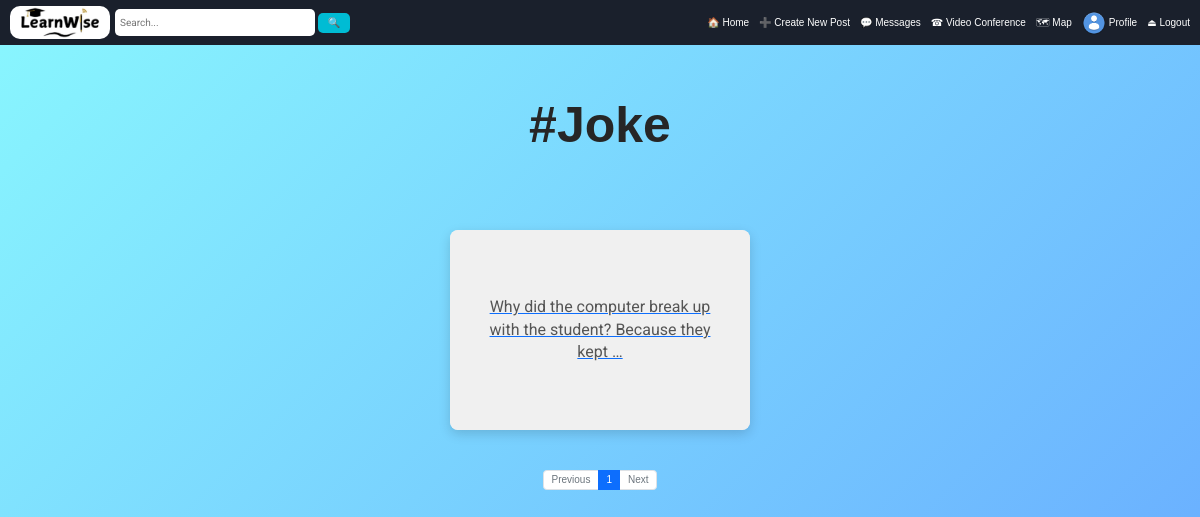
/tag/c3362f23-e093-11ef-9e31-c01850d25664 (signed in), run on the app's committed database.
### authy/models.py (models this page shows, shortened)
class Profile(models.Model):
    user = models.OneToOneField(User, related_name='profile', on_delete=models.CASCADE)
    image = models.ImageField(upload_to="profile_pciture", null=True, default="default.png")
    first_name = models.CharField(max_length=200, null=True, blank=True)
    last_name = models.CharField(max_length=200, null=True, blank=True)
    bio = models.TextField(max_length=800, null=True, blank=True)
    location = models.TextField(max_length=300, null=True, blank=True)
    url = models.URLField(max_length=200, null=True, blank=True)
    favourite = models.ManyToManyField(Post, blank=True)
    ROLE_CHOICES = [
        ('Mentor', 'Mentor'),
        ('Learner', 'Learner'),
    ]
    role = models.CharField(max_length=10, choices=ROLE_CHOICES, null=False, blank=False, default='Learner')
    skills = models.TextField(help_text="List of skills you can share (separated by commas)", null=True, blank=True,max_length=500)
    interests = models.TextField(help_text="Skills or areas you'd like to learn (separated by commas)", null=True, blank=True,max_length=500)
    ratings = models.ManyToManyField('Rating', blank=True, related_name='rated_profile')

### post/models.py (models this page shows, shortened)
class Tag(models.Model):
    title = models.CharField(max_length=75, verbose_name='Tag')
    slug = models.SlugField(null=False, unique=True, default=uuid.uuid1)
    class Meta:
        verbose_name = 'Tag'
        verbose_name_plural = 'Tags'

class Post(models.Model):
    id = models.UUIDField(primary_key=True, default=uuid.uuid4, editable=False)
    caption = models.CharField(max_length=30000, verbose_name="Caption")
    posted = models.DateField(auto_now_add=True)
    tags = models.ManyToManyField(Tag, related_name="tags")
    user = models.ForeignKey(User, on_delete=models.CASCADE)
    likes = models.IntegerField(default=0)
    likers = models.ManyToManyField(User, blank=True, related_name='liked_posts')
    savers = models.ManyToManyField(User, blank=True, related_name='saved_posts')
    def get_absolute_url(self):
        return reverse("post-details", args=[str(self.id)])

### post/views.py (the view, shortened to what this page needs)
@login_required
def Tags(request, tag_slug):
    tag = get_object_or_404(Tag, slug=tag_slug)
    posts = Post.objects.filter(tags=tag).order_by('-posted')
    posts_with_media_info = []
    for post in posts:
        first_picture = post.pictures.first()
        media_info = None
        posts_with_media_info.append({
            'post': post,
            'media_info': media_info,
        })
    paginator = Paginator(posts_with_media_info, 6)
    page_number = request.GET.get('page')
    tags_paginator = paginator.get_page(page_number)
    context = {
        'posts_with_media_info': tags_paginator,
        'tag': tag,
    }
    return render(request, 'tag.html', context)

### templates/tag.html (shortened to what this page needs)
{% extends 'base.html' %}
{% load static %}
{% load crispy_forms_tags %}
{% block content %}
<!DOCTYPE html>
<html lang="en">
<head>
    <link rel="stylesheet" href="{% static 'assets3/css/reset.css' %}">
    <link rel="stylesheet" href="{% static 'assets3/css/styles.css' %}">
    <link rel="stylesheet" href="https://use.fontawesome.com/releases/v5.2.0/css/all.css">
</head>
<body>
    <header>
        <div>
            <h1 style="font-size: 50px; margin-top: 100px; text-align:center; font-weight: bold; margin-bottom: 50px;">
                #{{tag.title|title}}</h1>
        </div>
    </header>
    <main>
        <div class="container">
        <div class="gallery">
            {% for item in posts_with_media_info %}
            <a href="{{ item.post.get_absolute_url }}">
                <div class="gallery-item" tabindex="0">
                    {% if item.media_info %}
                    {% if item.media_info.is_video %}
                    <video controls class="gallery-video" loading="lazy">
                        <source src="{{ item.media_info.url }}" type="video/mp4">
                        Your browser does not support the video tag.
                    </video>
                    {% else %}
                    <img src="{{ item.media_info.url }}" class="gallery-image" alt="Post Image" loading="lazy">
                    {% endif %}
                    {% else %}
                    <div class="caption-placeholder">
                        <p>{{ item.post.caption|truncatewords:12 }}</p>
                    </div>
                    {% endif %}
                </div>
            </a>
            {% empty %}
            <p class="no-posts">No posts to display</p>
            {% endfor %}
        </div>
    </div>
    </main>
    <nav aria-label="Page navigation" class="pagination-container" >
        <ul class="pagination" style="justify-content: center; align-items: center; margin-top: 1rem;">
            {% if posts_with_media_info.has_previous %}
            <li class="page-item">
                <a class="page-link" href="?page={{ posts_with_media_info.previous_page_number }}">Previous</a>
            </li>
            {% else %}
            <li class="page-item disabled">
                <span class="page-link">Previous</span>
            </li>
            {% endif %}
            {% for page_num in posts_with_media_info.paginator.page_range %}
            {% if page_num == posts_with_media_info.number %}
            <li class="page-item active">
                <span class="page-link">{{ page_num }}</span>
            </li>
            {% else %}
            <li class="page-item">
                <a class="page-link" href="?page={{ page_num }}">{{ page_num }}</a>
            </li>
            {% endif %}
            {% endfor %}
            {% if posts_with_media_info.has_next %}
            <li class="page-item">
                <a class="page-link" href="?page={{ posts_with_media_info.next_page_number }}">Next</a>
            </li>
            {% else %}
            <li class="page-item disabled">
                <span class="page-link">Next</span>
            </li>
            {% endif %}
        </ul>
    </nav>
    {% endblock content %}

### templates/base.html (shortened to what this page needs)
{% load static %}
<!DOCTYPE html>
<html lang="en">
<head>
  <link rel="stylesheet" href="https://cdn.jsdelivr.net/npm/bootstrap-icons@1.8.1/font/bootstrap-icons.css">
  <link href="https://cdn.jsdelivr.net/npm/bootstrap@5.1.3/dist/css/bootstrap.min.css" rel="stylesheet">
  <link href="https://cdn.jsdelivr.net/npm/bootstrap@5.3.2/dist/css/bootstrap.min.css" rel="stylesheet">
  <link rel="stylesheet" href="https://use.fontawesome.com/releases/v5.2.0/css/all.css">
<link rel="stylesheet" type="text/css" href="{% static 'assets1/style.css' %}">
</head>
<body>
  <nav class="navbar">
    <div class="logo">
      <a href="{% url 'index' %}">
      <img src="{% static 'assets2/images/logo.jpg' %}" alt="logo" style="width: auto; height: 33px; border-radius: 1rem; margin-top:0.1rem ; margin-bottom: 0.1rem;">
      </a>
  </div>
    <div class="navbar-center">
      <form action="{% url 'search-users' %}" method="GET" >
        <input type="text" placeholder="Search..." name="q" value="{{ request.GET.q }}" class="navbar-search">
        <button class="search-button" title="Search" id="search" type="submit">&#x1F50D;</button>
      </form>
    </div>
    <div class="navbar-links">
      <a href="{% url 'index' %}" title="Home">&#x1F3E0; Home</a>
      <a href="{% url 'newpost' %}" title="Create New Post">&#x2795; Create New Post</a>
      <a href="{% url 'message' %}" title="Messages">&#x1F4AC; Messages</a>
      <a href="{% url 'videocall' %}" title="Video Conference" target="_blank">&#x260E; Video Conference</a>
      <a href="{% url 'map_view' %}" title="Map" target="_blank">&#x1F5FA; Map</a>
      <a href="{% url 'profile' request.user %}" class="navbar-profile-button" title="{{request.user.profile.first_name|capfirst}}'s Profile">
        <div class="profile-button__picture navbar-profile-button-image">
          <img src="{{request.user.profile.image.url}}" alt="User Picture">
        </div><span>Profile</span> </a>
      <a href="{% url 'logout' %}" title="Logout">&#x23CF; Logout</a>
    </div>
  </nav>
  {% block content %}
  {% endblock content %}
</body>
</html>

### static/assets1/style.css (style rules this page uses)
*, *::after, *::before { box-sizing: border-box; margin: 0; padding: 0; }
*, button, input, select, textarea { font-family: 'Roboto', sans-serif; }
:root { --primary: hsl(0, 0%, 100%); --secondary: hsl(0, 0%, 98%); --border: hsl(0, 0%, 86%); --story-border: hsl(0, 0%, 78%); --img-border: hsla(0, 0%, 0%, 0.1); --text-dark: hsl(0, 0%, 15%); --text-light: hsl(0, 0%, 60%); --like: hsl(355, 82%, 61%); --link: hsl(204, 100%, 48%); --header-height: 44px; --nav-height: 44px; }
body { min-height: 100vh; display: flex; flex-direction: column; overflow-y: auto; }
img { max-width: 100%; }
.profile-button__picture { width: 24px; height: 24px; border-radius: 50%; overflow: hidden; position: relative; }
.profile-button__picture::after { content: ''; position: absolute; top: 0; bottom: 0; left: 0; right: 0; border: 1px solid var(--img-border); border-radius: 50%; }
@media (min-width: 940px) { :root { --header-height: 54px; --nav-height: 0px; } }

### static/assets3/css/styles.css (style rules this page uses)
:root { font-size: 10px; }
*, *::before, *::after { box-sizing: border-box; }
body { font-family: "Open Sans", Arial, sans-serif; min-height: 100vh; background-color: #fafafa; color: #262626; padding-bottom: 3rem; }
img { display: block; }
.container { max-width: 93.5rem; margin: 0 auto; padding: 0 2rem; }
.gallery { display: flex; flex-wrap: wrap; gap: 1.5rem; justify-content: center; padding: 2rem 0; }
.gallery-item { position: relative; width: 22rem; height: 16rem; border-radius: 12px; overflow: hidden; box-shadow: 0 4px 12px rgba(0, 0, 0, 0.15); transition: transform 0.3s ease, box-shadow 0.3s ease; }

### templates/base.html (style rules this page uses)
.navbar { position: fixed !important; top: 0; width: 100%; z-index: 1000; display: flex; align-items: center; justify-content: space-between; padding: 0.1rem 3rem; background-color: #1a202c; color: #fff; position: relative; }
.navbar .logo { font-size: 1.5rem; font-weight: bold; color: #00bcd4; }
.navbar-center { display: flex; align-items: center; gap: 0.5rem; }
.navbar-center input[type="text"] { padding-left: 0.5rem; padding-right: 0.5rem; border: none; border-radius: 20px; outline: none; font-size: 1rem; width: 200px; height: 27px; }
.navbar-center .search-button { padding: 0.2rem 1rem; background-color: #00bcd4; border: none; border-radius: 20px; color: white; cursor: pointer; font-size: 1rem; transition: background-color 0.3s; }
.navbar-links { display: flex; gap: 1rem; justify-content: center; align-items: center; }
.navbar-links a { text-decoration: none; color: #fff; font-size: 1rem; cursor: pointer; transition: color 0.3s; }
.navbar-profile-button { display: flex; align-items: center; text-decoration: none; color: inherit; }
.navbar-profile-button-image { margin-right: 0.3rem; }
@media (max-width: 1210px) { .navbar { display: flex; align-items: center; justify-content: space-between; padding: 0.5rem 1rem; } }
@media (max-width: 1210px) { .navbar .logo { margin-right: 0.5rem; } }
@media (max-width: 1210px) { .navbar-center { display: flex; flex-direction: row; align-items: center; gap: 0.5rem; flex-grow: 1; } }
@media (max-width: 1210px) { .navbar-center input[type="text"] { flex-grow: 1; max-width: 100%; padding: 0.5rem; border: none; border-radius: 5px; font-size: 1rem; } }
@media (max-width: 1210px) { .navbar-center .search-button { padding: 0.5rem 1rem; background-color: #00bcd4; border: none; border-radius: 5px; color: white; cursor: pointer; font-size: 1rem; transition: background-color 0.3s; } }

### templates/tag.html (style rules this page uses)
body { background: linear-gradient(135deg, #89f7fe, #66a6ff); background-attachment: fixed; background-size: cover; font-family: Arial, sans-serif; margin: 0; padding: 0; }
.gallery-item { position: relative; width: 100%; max-width: 300px; height: 200px; overflow: hidden; border-radius: 8px; display: flex; align-items: center; justify-content: center; background-color: #f0f0f0; margin:10px auto; }
.caption-placeholder { width: 100%; height: 200px; display: flex; align-items: center; justify-content: center; background-color: #f0f0f0; border-radius: 8px; text-align: center; padding: 10px; overflow: hidden; }
.caption-placeholder p { font-size: 16px; color: #555; margin: 0; text-align: center; word-wrap: break-word; width: 90%; line-height: 1.4; }
@media screen and (min-width: 500px) { .gallery-item { margin:10px auto; } }

### data on the page
Tag: title "Joke"
Post: post.caption "Why did the computer break up with the student? Because they kept …"

### other printed values
{{ page_num }} "1"
